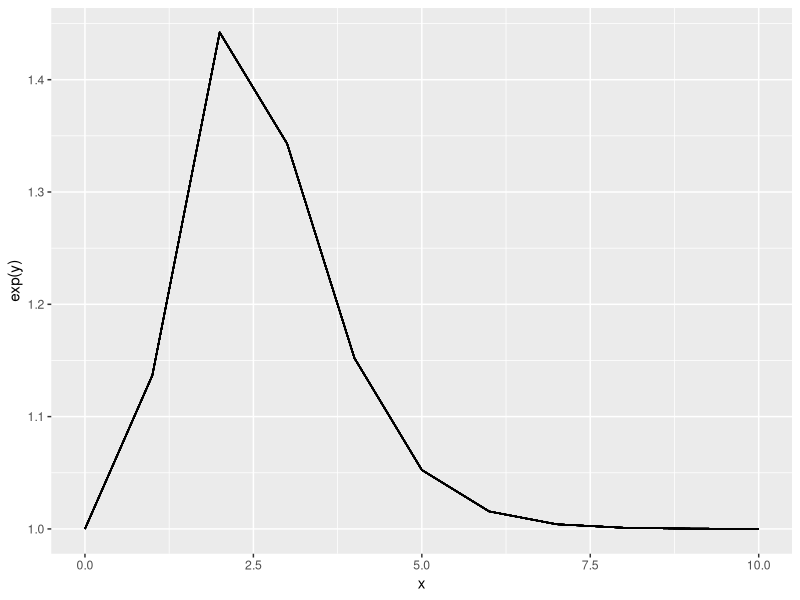

Here is the R script that generated this plot:
# Real time updating


library(tidyverse)
library(patchwork)


prior_mean <- 100
prior_sd <- 50
ikis <- rnorm(100, mean = 150, 10)

# Could be done on single incremental or updating on particular chunks:
# - all 30 secs
# - after 10 events

# To estimate the probability of particular observations

# Get probability of first data point given the prior
p_data <- dnorm(ikis[1], mean = prior_mean, sd = prior_sd)

# To estimate participant behaviour:
p_data <- dnorm(ikis[1:10], mean = prior_mean, sd = prior_sd)
sum(p_data)

# Use first data point to update prior mean and prior sd

lambda <- 1.4
N <- 90
p <- lambda / N
sims <- 10000
sample <- replicate(sims, sum(rbinom(N, 1, p)))
#sample <- rpois(n = sims, lambda = lambda)

mean(sample)
pmf_goals <- table(sample) / sum(table(sample))

# Prior
alpha <- 1.4 # priors rate
qs <- sample(0:10, 101,  replace = TRUE)
ps <- rgamma(qs, shape = alpha)
prior <- table(ps) / sum(table(ps))
mean(prior)
prior_index <- as.numeric(names(prior))
sum(prior_index * prior)

# Update
# if lambda 1.4, whats the prob of scoring 4 goals
k <- 4
#dpois(k, lambda)
likelihood <- dpois(x = k, lambda = prior_index)

# update prior with likelihood
pmf <- prior * likelihood
update <- pmf / sum(pmf)
sum(pmf)

lams <- rgamma(1, shape = lambda)
goals <- rpois(18, lambda = lams/18)
alpha <- 1.4
beta <- 1
num_goals <- 0
num_5_mins <- 0
x <- seq(0,10)
for(i in seq_along(goals)){
  num_goals <- num_goals + goals[i]
  num_5_mins <- num_5_mins + 1
  y <- dgamma(x, shape = 1.4 + num_goals, scale = 1/(1 + num_5_mins/18))
  if(i == 1){
    plot <- ggplot(data = NULL, aes(x = x, y = exp(y))) +
      geom_line() 
#      labs(subtitle = paste("Goals scored so far: ", num_goals))
  }
  if(i > 1)
    plot <- plot + geom_line(aes(x = x, y = exp(y)))
}

plot
  